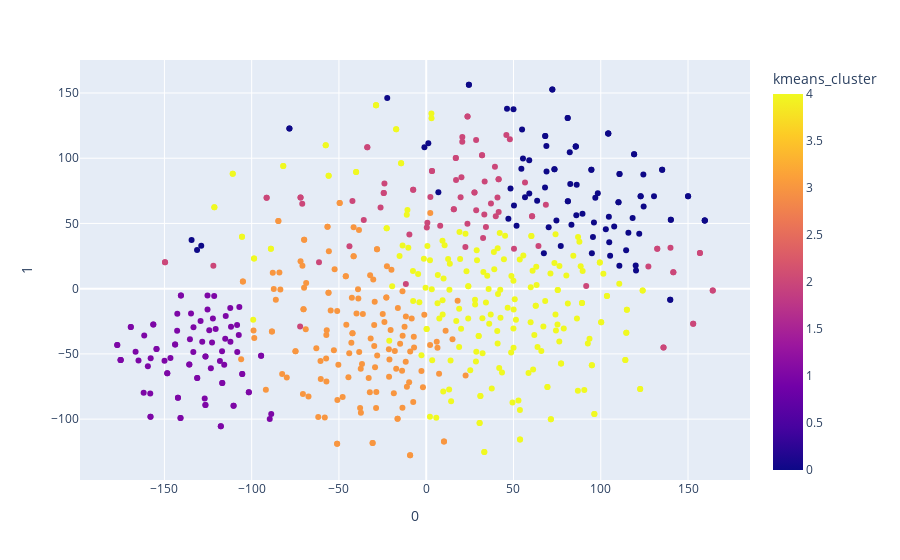

Write notebook code for a chart like this one.
### Code cell
fig_kmeans = px.scatter(df, x=0, y=1, hover_data=['sentence'], color="kmeans_cluster")
fig_kmeans.show()

### Figure 1 — Plotly figure (JSON) as saved in the notebook; plotly's stock layout.template omitted (floating-point values rounded to 4 significant figures; data arrays with more than 128 entries replaced by an {"elided": "..."} marker saying what was removed)
{"data": [{"customdata": {"elided": "599x1 str values"}, "hovertemplate": "0=%{x}<br>1=%{y}<br>sentence=%{customdata[0]}<br>kmeans_cluster=%{marker.color}<extra></extra>", "legendgroup": "", "marker": {"color": {"elided": "599 int values"}, "coloraxis": "coloraxis", "symbol": "circle"}, "mode": "markers", "name": "", "orientation": "v", "showlegend": false, "type": "scatter", "x": {"elided": "599 float values"}, "xaxis": "x", "y": {"elided": "599 float values"}, "yaxis": "y"}], "layout": {"coloraxis": {"colorbar": {"title": {"text": "kmeans_cluster"}}, "colorscale": [[0, "#0d0887"], [0.1111, "#46039f"], [0.2222, "#7201a8"], [0.3333, "#9c179e"], [0.4444, "#bd3786"], [0.5556, "#d8576b"], [0.6667, "#ed7953"], [0.7778, "#fb9f3a"], [0.8889, "#fdca26"], [1, "#f0f921"]]}, "legend": {"tracegroupgap": 0}, "margin": {"t": 60}, "xaxis": {"anchor": "y", "domain": [0, 1], "title": {"text": "0"}}, "yaxis": {"anchor": "x", "domain": [0, 1], "title": {"text": "1"}}}}
